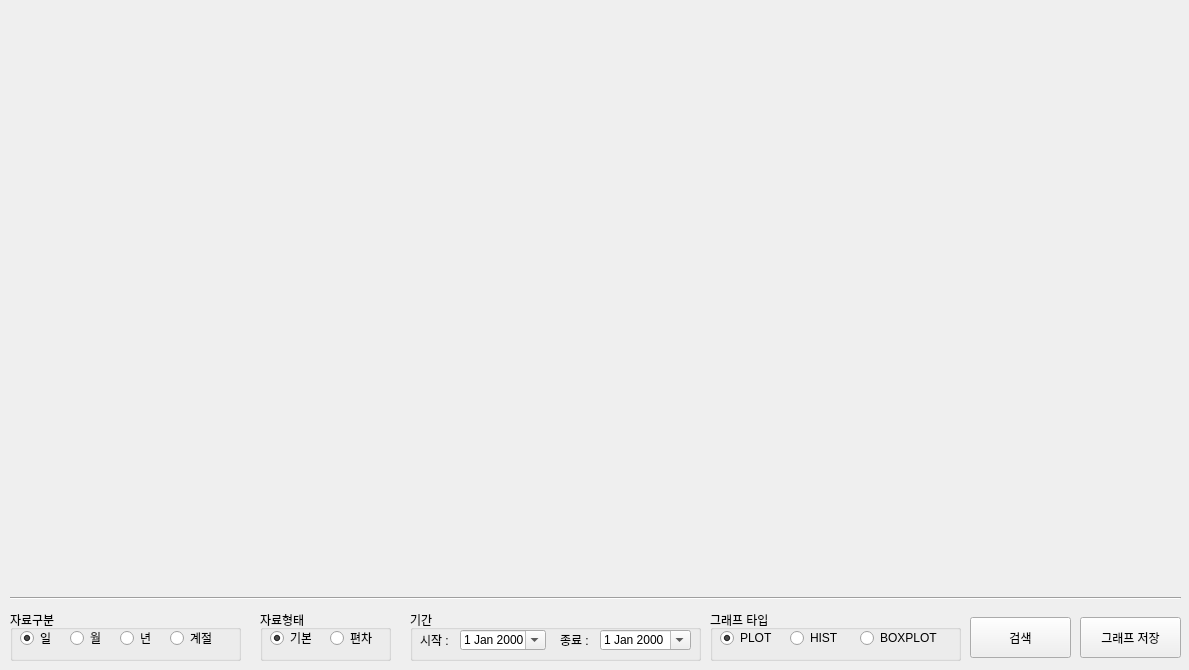
<?xml version="1.0" encoding="UTF-8"?>
<ui version="4.0">
 <class>Form</class>
 <widget class="QWidget" name="Form">
  <property name="geometry">
   <rect>
    <x>0</x>
    <y>0</y>
    <width>1189</width>
    <height>670</height>
   </rect>
  </property>
  <property name="windowTitle">
   <string>Form</string>
  </property>
  <widget class="QGroupBox" name="groupBox">
   <property name="geometry">
    <rect>
     <x>10</x>
     <y>610</y>
     <width>231</width>
     <height>51</height>
    </rect>
   </property>
   <property name="title">
    <string>자료구분</string>
   </property>
   <property name="flat">
    <bool>false</bool>
   </property>
   <property name="checkable">
    <bool>false</bool>
   </property>
   <widget class="QRadioButton" name="radio_day">
    <property name="geometry">
     <rect>
      <x>10</x>
      <y>20</y>
      <width>41</width>
      <height>16</height>
     </rect>
    </property>
    <property name="text">
     <string>일</string>
    </property>
    <property name="checked">
     <bool>true</bool>
    </property>
   </widget>
   <widget class="QRadioButton" name="radio_month">
    <property name="geometry">
     <rect>
      <x>60</x>
      <y>20</y>
      <width>41</width>
      <height>16</height>
     </rect>
    </property>
    <property name="text">
     <string>월</string>
    </property>
   </widget>
   <widget class="QRadioButton" name="radio_season">
    <property name="geometry">
     <rect>
      <x>160</x>
      <y>20</y>
      <width>51</width>
      <height>16</height>
     </rect>
    </property>
    <property name="text">
     <string>계절</string>
    </property>
   </widget>
   <widget class="QRadioButton" name="radio_year">
    <property name="geometry">
     <rect>
      <x>110</x>
      <y>20</y>
      <width>51</width>
      <height>16</height>
     </rect>
    </property>
    <property name="text">
     <string>년</string>
    </property>
   </widget>
  </widget>
  <widget class="QGroupBox" name="groupBox_2">
   <property name="geometry">
    <rect>
     <x>260</x>
     <y>610</y>
     <width>131</width>
     <height>51</height>
    </rect>
   </property>
   <property name="title">
    <string>자료형태</string>
   </property>
   <widget class="QRadioButton" name="radio_standard">
    <property name="geometry">
     <rect>
      <x>10</x>
      <y>20</y>
      <width>41</width>
      <height>16</height>
     </rect>
    </property>
    <property name="text">
     <string>기본</string>
    </property>
    <property name="checked">
     <bool>true</bool>
    </property>
   </widget>
   <widget class="QRadioButton" name="radio_deviation">
    <property name="geometry">
     <rect>
      <x>70</x>
      <y>20</y>
      <width>51</width>
      <height>16</height>
     </rect>
    </property>
    <property name="text">
     <string>편차</string>
    </property>
   </widget>
  </widget>
  <widget class="QPushButton" name="btn_search">
   <property name="geometry">
    <rect>
     <x>970</x>
     <y>617</y>
     <width>101</width>
     <height>41</height>
    </rect>
   </property>
   <property name="text">
    <string>검색</string>
   </property>
  </widget>
  <widget class="Line" name="line">
   <property name="geometry">
    <rect>
     <x>10</x>
     <y>590</y>
     <width>1171</width>
     <height>16</height>
    </rect>
   </property>
   <property name="orientation">
    <enum>Qt::Horizontal</enum>
   </property>
  </widget>
  <widget class="QGroupBox" name="groupBox_3">
   <property name="geometry">
    <rect>
     <x>410</x>
     <y>610</y>
     <width>291</width>
     <height>51</height>
    </rect>
   </property>
   <property name="title">
    <string>기간</string>
   </property>
   <widget class="QLabel" name="label_2">
    <property name="geometry">
     <rect>
      <x>10</x>
      <y>20</y>
      <width>36</width>
      <height>20</height>
     </rect>
    </property>
    <property name="text">
     <string>시작 : </string>
    </property>
   </widget>
   <widget class="QDateEdit" name="de_start">
    <property name="geometry">
     <rect>
      <x>50</x>
      <y>20</y>
      <width>86</width>
      <height>20</height>
     </rect>
    </property>
    <property name="calendarPopup">
     <bool>true</bool>
    </property>
   </widget>
   <widget class="QLabel" name="label_3">
    <property name="geometry">
     <rect>
      <x>150</x>
      <y>20</y>
      <width>41</width>
      <height>20</height>
     </rect>
    </property>
    <property name="text">
     <string>종료 : </string>
    </property>
   </widget>
   <widget class="QDateEdit" name="de_end">
    <property name="geometry">
     <rect>
      <x>190</x>
      <y>20</y>
      <width>91</width>
      <height>20</height>
     </rect>
    </property>
    <property name="calendarPopup">
     <bool>true</bool>
    </property>
   </widget>
  </widget>
  <widget class="QWidget" name="verticalLayoutWidget">
   <property name="geometry">
    <rect>
     <x>10</x>
     <y>10</y>
     <width>1171</width>
     <height>581</height>
    </rect>
   </property>
   <layout class="QVBoxLayout" name="verticalLayout_2"/>
  </widget>
  <widget class="QGroupBox" name="groupBox_4">
   <property name="geometry">
    <rect>
     <x>710</x>
     <y>610</y>
     <width>251</width>
     <height>51</height>
    </rect>
   </property>
   <property name="title">
    <string>그래프 타입</string>
   </property>
   <widget class="QRadioButton" name="radio_plot">
    <property name="geometry">
     <rect>
      <x>10</x>
      <y>20</y>
      <width>61</width>
      <height>16</height>
     </rect>
    </property>
    <property name="text">
     <string>PLOT</string>
    </property>
    <property name="checked">
     <bool>true</bool>
    </property>
   </widget>
   <widget class="QRadioButton" name="radio_hist">
    <property name="geometry">
     <rect>
      <x>80</x>
      <y>20</y>
      <width>61</width>
      <height>16</height>
     </rect>
    </property>
    <property name="text">
     <string>HIST</string>
    </property>
   </widget>
   <widget class="QRadioButton" name="radio_boxplot">
    <property name="geometry">
     <rect>
      <x>150</x>
      <y>20</y>
      <width>91</width>
      <height>16</height>
     </rect>
    </property>
    <property name="text">
     <string>BOXPLOT</string>
    </property>
   </widget>
  </widget>
  <widget class="QPushButton" name="btn_save_graph">
   <property name="geometry">
    <rect>
     <x>1080</x>
     <y>617</y>
     <width>101</width>
     <height>41</height>
    </rect>
   </property>
   <property name="text">
    <string>그래프 저장</string>
   </property>
  </widget>
 </widget>
 <resources/>
 <connections/>
</ui>
